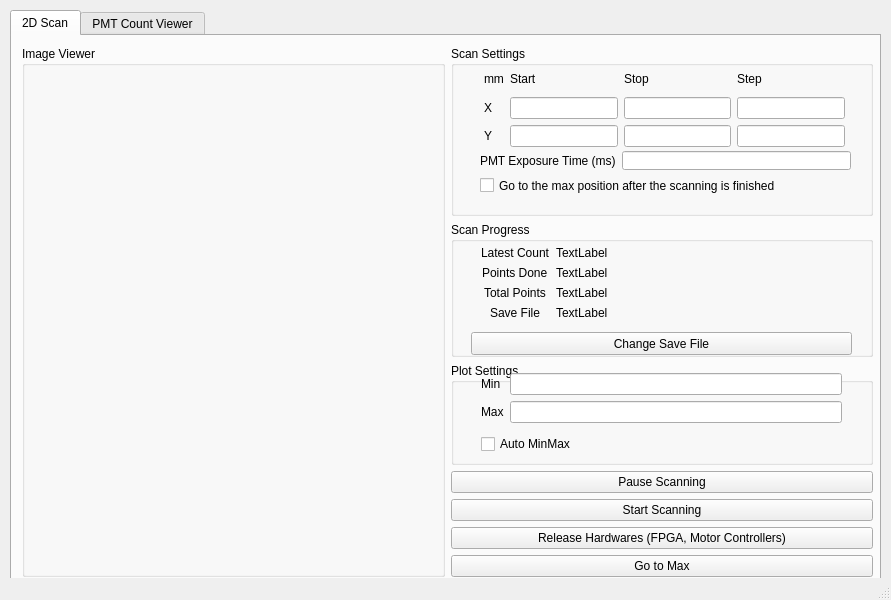
<?xml version="1.0" encoding="UTF-8"?>
<ui version="4.0">
 <class>MainWindow</class>
 <widget class="QMainWindow" name="MainWindow">
  <property name="geometry">
   <rect>
    <x>0</x>
    <y>0</y>
    <width>891</width>
    <height>600</height>
   </rect>
  </property>
  <property name="windowTitle">
   <string>MainWindow</string>
  </property>
  <widget class="QWidget" name="centralwidget">
   <widget class="QTabWidget" name="tabWidget">
    <property name="geometry">
     <rect>
      <x>10</x>
      <y>10</y>
      <width>871</width>
      <height>571</height>
     </rect>
    </property>
    <property name="minimumSize">
     <size>
      <width>871</width>
      <height>571</height>
     </size>
    </property>
    <property name="currentIndex">
     <number>0</number>
    </property>
    <widget class="QWidget" name="tab">
     <attribute name="title">
      <string>2D Scan</string>
     </attribute>
     <widget class="QWidget" name="widget" native="true">
      <property name="geometry">
       <rect>
        <x>10</x>
        <y>10</y>
        <width>851</width>
        <height>531</height>
       </rect>
      </property>
      <widget class="QWidget" name="horizontalLayoutWidget">
       <property name="geometry">
        <rect>
         <x>0</x>
         <y>0</y>
         <width>851</width>
         <height>531</height>
        </rect>
       </property>
       <layout class="QHBoxLayout" name="horizontalLayout" stretch="1,1">
        <item>
         <layout class="QVBoxLayout" name="verticalLayout">
          <item>
           <widget class="QGroupBox" name="image_viewer">
            <property name="title">
             <string>Image Viewer</string>
            </property>
           </widget>
          </item>
         </layout>
        </item>
        <item>
         <layout class="QVBoxLayout" name="verticalLayout_2" stretch="5,4,3,0,1,1,1">
          <item>
           <widget class="QGroupBox" name="groupBox">
            <property name="title">
             <string>Scan Settings</string>
            </property>
            <widget class="QWidget" name="gridLayoutWidget">
             <property name="geometry">
              <rect>
               <x>33</x>
               <y>20</y>
               <width>361</width>
               <height>81</height>
              </rect>
             </property>
             <layout class="QGridLayout" name="gridLayout_3" rowstretch="1,0,0">
              <item row="0" column="2">
               <widget class="QLabel" name="label_5">
                <property name="text">
                 <string>Stop</string>
                </property>
               </widget>
              </item>
              <item row="1" column="0">
               <widget class="QLabel" name="label_2">
                <property name="text">
                 <string>X</string>
                </property>
               </widget>
              </item>
              <item row="0" column="3">
               <widget class="QLabel" name="label_6">
                <property name="text">
                 <string>Step</string>
                </property>
               </widget>
              </item>
              <item row="1" column="1">
               <widget class="QLineEdit" name="LE_x_start"/>
              </item>
              <item row="0" column="0">
               <widget class="QLabel" name="label_4">
                <property name="text">
                 <string>mm</string>
                </property>
               </widget>
              </item>
              <item row="2" column="0">
               <widget class="QLabel" name="label_3">
                <property name="text">
                 <string>Y</string>
                </property>
               </widget>
              </item>
              <item row="0" column="1">
               <widget class="QLabel" name="label">
                <property name="text">
                 <string>Start</string>
                </property>
               </widget>
              </item>
              <item row="2" column="2">
               <widget class="QLineEdit" name="LE_y_stop"/>
              </item>
              <item row="2" column="1">
               <widget class="QLineEdit" name="LE_y_start"/>
              </item>
              <item row="1" column="2">
               <widget class="QLineEdit" name="LE_x_stop"/>
              </item>
              <item row="2" column="3">
               <widget class="QLineEdit" name="LE_y_step"/>
              </item>
              <item row="1" column="3">
               <widget class="QLineEdit" name="LE_x_step"/>
              </item>
             </layout>
            </widget>
            <widget class="QWidget" name="formLayoutWidget_2">
             <property name="geometry">
              <rect>
               <x>29</x>
               <y>105</y>
               <width>371</width>
               <height>44</height>
              </rect>
             </property>
             <layout class="QFormLayout" name="formLayout_3">
              <item row="0" column="0">
               <widget class="QLabel" name="label_12">
                <property name="text">
                 <string>PMT Exposure Time (ms)</string>
                </property>
               </widget>
              </item>
              <item row="0" column="1">
               <widget class="QLineEdit" name="LE_pmt_exposure_time_in_ms"/>
              </item>
              <item row="1" column="0" colspan="2">
               <widget class="QCheckBox" name="CB_auto_go_to_max">
                <property name="text">
                 <string>Go to the max position after the scanning is finished</string>
                </property>
               </widget>
              </item>
             </layout>
            </widget>
           </widget>
          </item>
          <item>
           <widget class="QGroupBox" name="groupBox_2">
            <property name="title">
             <string>Scan Progress</string>
            </property>
            <widget class="QWidget" name="formLayoutWidget">
             <property name="geometry">
              <rect>
               <x>30</x>
               <y>20</y>
               <width>361</width>
               <height>81</height>
              </rect>
             </property>
             <layout class="QFormLayout" name="formLayout">
              <property name="labelAlignment">
               <set>Qt::AlignCenter</set>
              </property>
              <property name="formAlignment">
               <set>Qt::AlignCenter</set>
              </property>
              <item row="0" column="0">
               <widget class="QLabel" name="label_7">
                <property name="text">
                 <string>Latest Count</string>
                </property>
               </widget>
              </item>
              <item row="0" column="1">
               <widget class="QLabel" name="LBL_latest_count">
                <property name="text">
                 <string>TextLabel</string>
                </property>
               </widget>
              </item>
              <item row="1" column="0">
               <widget class="QLabel" name="label_8">
                <property name="text">
                 <string>Points Done</string>
                </property>
               </widget>
              </item>
              <item row="1" column="1">
               <widget class="QLabel" name="LBL_points_done">
                <property name="text">
                 <string>TextLabel</string>
                </property>
               </widget>
              </item>
              <item row="2" column="0">
               <widget class="QLabel" name="label_9">
                <property name="text">
                 <string>Total Points</string>
                </property>
               </widget>
              </item>
              <item row="2" column="1">
               <widget class="QLabel" name="LBL_total_points">
                <property name="text">
                 <string>TextLabel</string>
                </property>
               </widget>
              </item>
              <item row="3" column="0">
               <widget class="QLabel" name="label_13">
                <property name="text">
                 <string>Save File</string>
                </property>
               </widget>
              </item>
              <item row="3" column="1">
               <widget class="QLabel" name="LBL_save_file">
                <property name="text">
                 <string>TextLabel</string>
                </property>
               </widget>
              </item>
             </layout>
            </widget>
            <widget class="QPushButton" name="BTN_select_save_file">
             <property name="geometry">
              <rect>
               <x>20</x>
               <y>110</y>
               <width>381</width>
               <height>23</height>
              </rect>
             </property>
             <property name="text">
              <string>Change Save File</string>
             </property>
            </widget>
           </widget>
          </item>
          <item>
           <widget class="QGroupBox" name="groupBox_3">
            <property name="title">
             <string>Plot Settings</string>
            </property>
            <widget class="QWidget" name="verticalLayoutWidget_3">
             <property name="geometry">
              <rect>
               <x>30</x>
               <y>10</y>
               <width>361</width>
               <height>81</height>
              </rect>
             </property>
             <layout class="QVBoxLayout" name="verticalLayout_3">
              <item>
               <layout class="QFormLayout" name="formLayout_2">
                <item row="0" column="0">
                 <widget class="QLabel" name="label_10">
                  <property name="text">
                   <string>Min</string>
                  </property>
                 </widget>
                </item>
                <item row="1" column="0">
                 <widget class="QLabel" name="label_11">
                  <property name="text">
                   <string>Max</string>
                  </property>
                 </widget>
                </item>
                <item row="0" column="1">
                 <widget class="QLineEdit" name="plot_min"/>
                </item>
                <item row="1" column="1">
                 <widget class="QLineEdit" name="plot_max"/>
                </item>
               </layout>
              </item>
              <item>
               <widget class="QCheckBox" name="CB_auto_minmax">
                <property name="text">
                 <string>Auto MinMax</string>
                </property>
               </widget>
              </item>
             </layout>
            </widget>
           </widget>
          </item>
          <item>
           <widget class="QPushButton" name="BTN_pause_or_resume_scanning">
            <property name="text">
             <string>Pause Scanning</string>
            </property>
           </widget>
          </item>
          <item>
           <widget class="QPushButton" name="BTN_start_scanning">
            <property name="text">
             <string>Start Scanning</string>
            </property>
           </widget>
          </item>
          <item>
           <widget class="QPushButton" name="BTN_stop_scanning">
            <property name="text">
             <string>Release Hardwares (FPGA, Motor Controllers)</string>
            </property>
           </widget>
          </item>
          <item>
           <widget class="QPushButton" name="BTN_go_to_max">
            <property name="text">
             <string>Go to Max</string>
            </property>
           </widget>
          </item>
         </layout>
        </item>
       </layout>
      </widget>
     </widget>
    </widget>
    <widget class="QWidget" name="tab_2">
     <attribute name="title">
      <string>PMT Count Viewer</string>
     </attribute>
    </widget>
   </widget>
  </widget>
  <widget class="QStatusBar" name="statusbar"/>
 </widget>
 <resources/>
 <connections/>
</ui>
